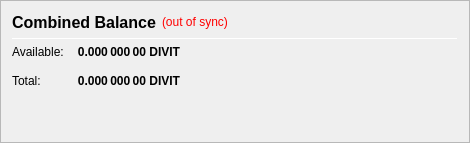
                   <widget class="QFrame" name="frame_CombinedBalances">
                    <property name="minimumSize">
                     <size>
                      <width>470</width>
                      <height>0</height>
                     </size>
                    </property>
                    <property name="frameShape">
                     <enum>QFrame::StyledPanel</enum>
                    </property>
                    <property name="frameShadow">
                     <enum>QFrame::Raised</enum>
                    </property>
                    <layout class="QVBoxLayout" name="verticalLayout_5">
                     <item>
                      <layout class="QHBoxLayout" name="horizontalLayout_5" stretch="0">
                       <item>
                        <widget class="QLabel" name="label_5z">
                         <property name="minimumSize">
                          <size>
                           <width>0</width>
                           <height>20</height>
                          </size>
                         </property>
                         <property name="font">
                          <font>
                           <pointsize>12</pointsize>
                           <weight>75</weight>
                           <bold>true</bold>
                          </font>
                         </property>
                         <property name="toolTip">
                          <string>Combined Balance (including unconfirmed and immature coins)</string>
                         </property>
                         <property name="text">
                          <string>Combined Balance</string>
                         </property>
                        </widget>
                       </item>
                       <item>
                        <widget class="QLabel" name="labelWalletStatus">
                         <property name="cursor">
                          <cursorShape>WhatsThisCursor</cursorShape>
                         </property>
                         <property name="toolTip">
                          <string>The displayed information may be out of date. Your wallet automatically synchronizes with the DIVIT network after a connection is established, but this process has not completed yet.</string>
                         </property>
                         <property name="styleSheet">
                          <string notr="true">QLabel { color: red; }</string>
                         </property>
                         <property name="text">
                          <string notr="true">(out of sync)</string>
                         </property>
                         <property name="alignment">
                          <set>Qt::AlignLeading|Qt::AlignLeft|Qt::AlignVCenter</set>
                         </property>
                        </widget>
                       </item>
                       <item>
                        <spacer name="horizontalSpacer_1">
                         <property name="orientation">
                          <enum>Qt::Horizontal</enum>
                         </property>
                         <property name="sizeHint" stdset="0">
                          <size>
                           <width>40</width>
                           <height>20</height>
                          </size>
                         </property>
                        </spacer>
                       </item>
                      </layout>
                     </item>
                     <item>
                      <widget class="Line" name="line_CombinedBalance">
                       <property name="minimumSize">
                        <size>
                         <width>0</width>
                         <height>1</height>
                        </size>
                       </property>
                       <property name="maximumSize">
                        <size>
                         <width>16777215</width>
                         <height>1</height>
                        </size>
                       </property>
                       <property name="orientation">
                        <enum>Qt::Horizontal</enum>
                       </property>
                      </widget>
                     </item>
                     <item>
                      <layout class="QGridLayout" name="gridLayout_3">
                       <property name="spacing">
                        <number>12</number>
                       </property>
                       <item row="1" column="0">
                        <widget class="QLabel" name="labelBalanceTextz">
                         <property name="text">
                          <string>Available:</string>
                         </property>
                        </widget>
                       </item>
                       <item row="1" column="1">
                        <widget class="QLabel" name="labelBalancez">
                         <property name="font">
                          <font>
                           <weight>75</weight>
                           <bold>true</bold>
                          </font>
                         </property>
                         <property name="cursor">
                          <cursorShape>IBeamCursor</cursorShape>
                         </property>
                         <property name="toolTip">
                          <string>Your current spendable balance</string>
                         </property>
                         <property name="text">
                          <string notr="true">0.000 000 00 DIVIT</string>
                         </property>
                         <property name="alignment">
                          <set>Qt::AlignRight|Qt::AlignTrailing|Qt::AlignVCenter</set>
                         </property>
                         <property name="textInteractionFlags">
                          <set>Qt::LinksAccessibleByMouse|Qt::TextSelectableByKeyboard|Qt::TextSelectableByMouse</set>
                         </property>
                        </widget>
                       </item>
                       <item row="2" column="0">
                        <widget class="QLabel" name="labelTotalTextz">
                         <property name="text">
                          <string>Total:</string>
                         </property>
                        </widget>
                       </item>
                       <item row="2" column="1">
                        <widget class="QLabel" name="labelTotalz">
                         <property name="font">
                          <font>
                           <weight>75</weight>
                           <bold>true</bold>
                          </font>
                         </property>
                         <property name="cursor">
                          <cursorShape>IBeamCursor</cursorShape>
                         </property>
                         <property name="toolTip">
                          <string>Total Balance, including all unavailable coins.</string>
                         </property>
                         <property name="text">
                          <string notr="true">0.000 000 00 DIVIT</string>
                         </property>
                         <property name="alignment">
                          <set>Qt::AlignRight|Qt::AlignTrailing|Qt::AlignVCenter</set>
                         </property>
                         <property name="textInteractionFlags">
                          <set>Qt::LinksAccessibleByMouse|Qt::TextSelectableByKeyboard|Qt::TextSelectableByMouse</set>
                         </property>
                        </widget>
                       </item>
                       <item row="2" column="3">
                        <spacer name="horizontalSpacer_2">
                         <property name="orientation">
                          <enum>Qt::Horizontal</enum>
                         </property>
                         <property name="sizeHint" stdset="0">
                          <size>
                           <width>40</width>
                           <height>20</height>
                          </size>
                         </property>
                        </spacer>
                       </item>
                      </layout>
                     </item>
                     <item>
                      <spacer name="verticalSpacer_1">
                       <property name="orientation">
                        <enum>Qt::Vertical</enum>
                       </property>
                       <property name="sizeHint" stdset="0">
                        <size>
                         <width>20</width>
                         <height>40</height>
                        </size>
                       </property>
                      </spacer>
                     </item>
                    </layout>
                   </widget>
